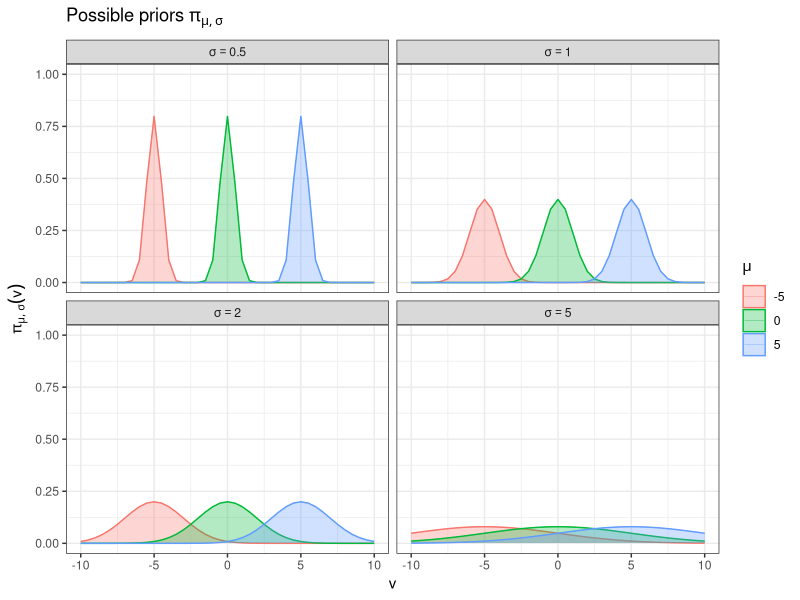
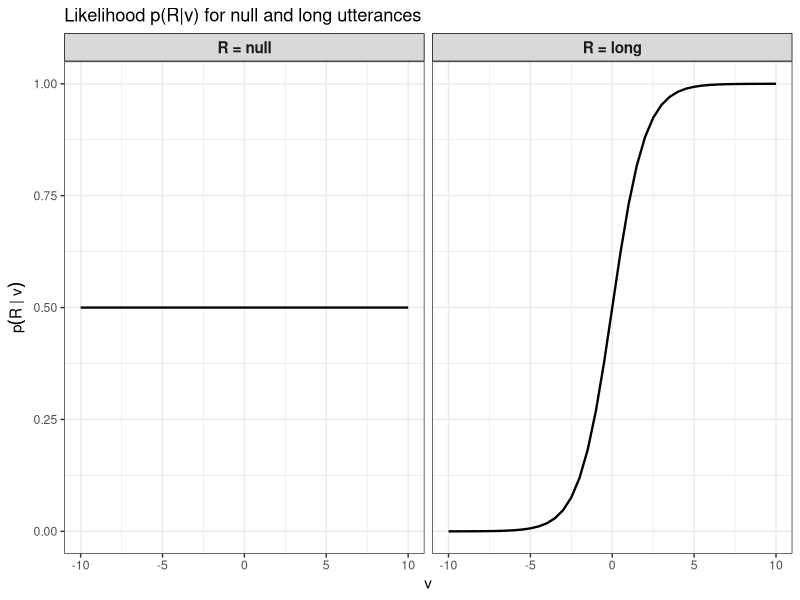
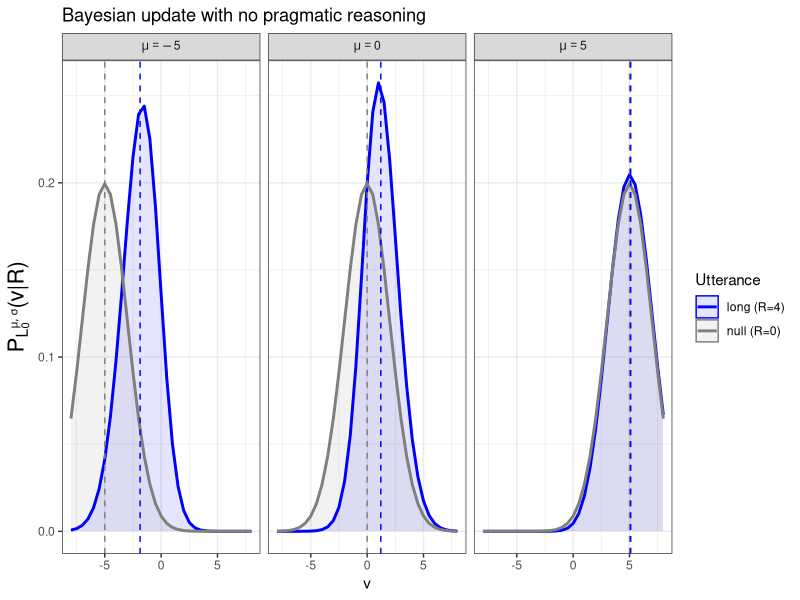
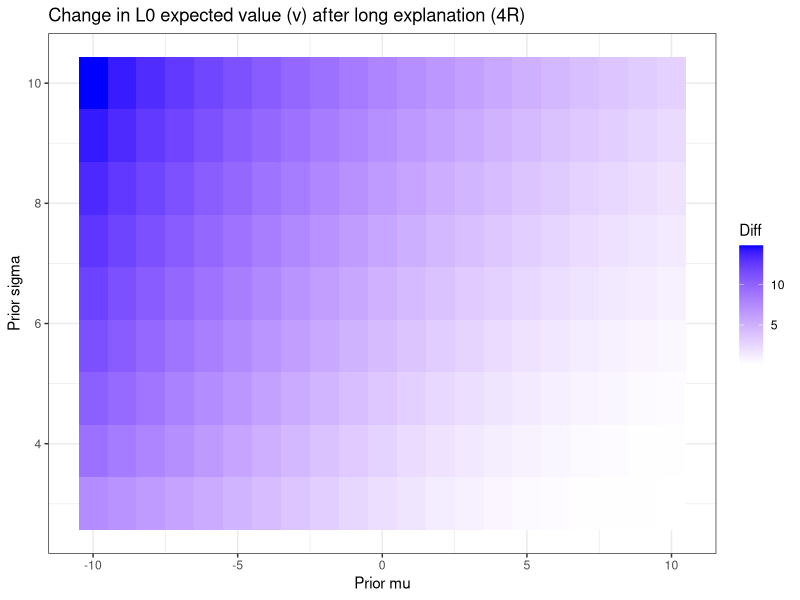
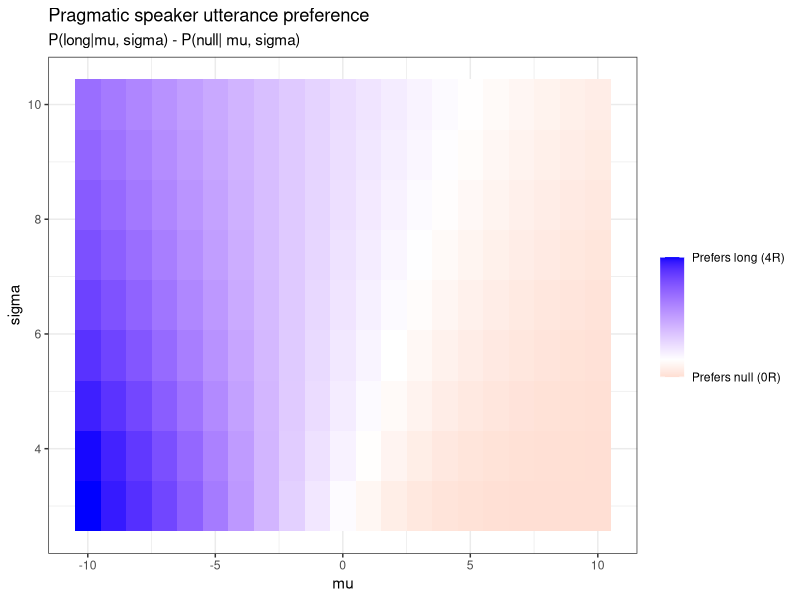
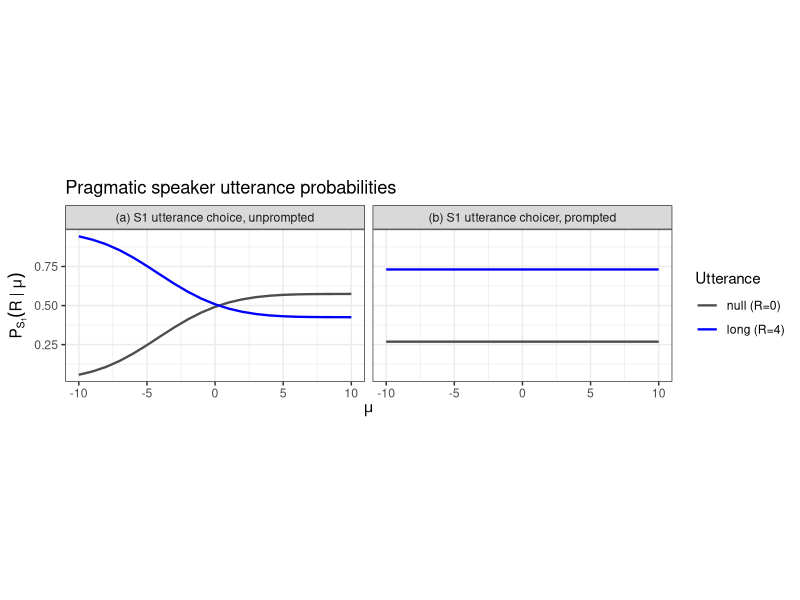
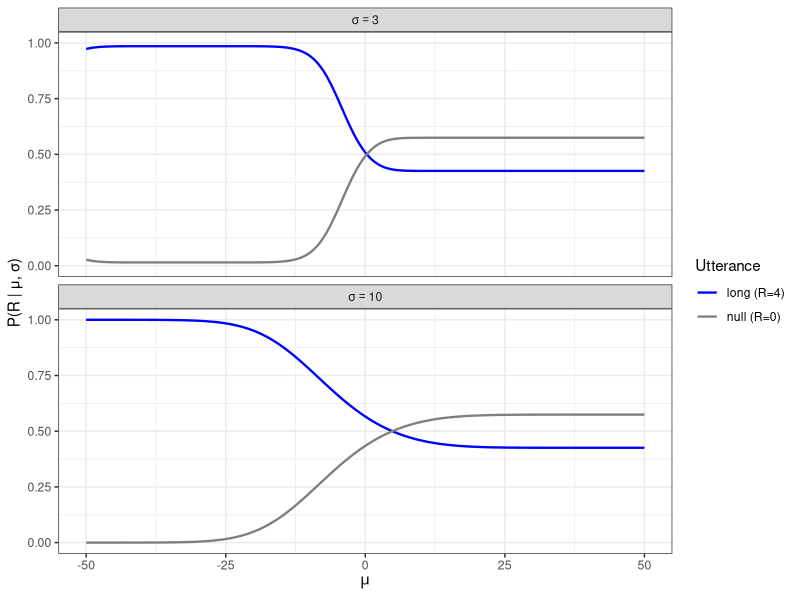
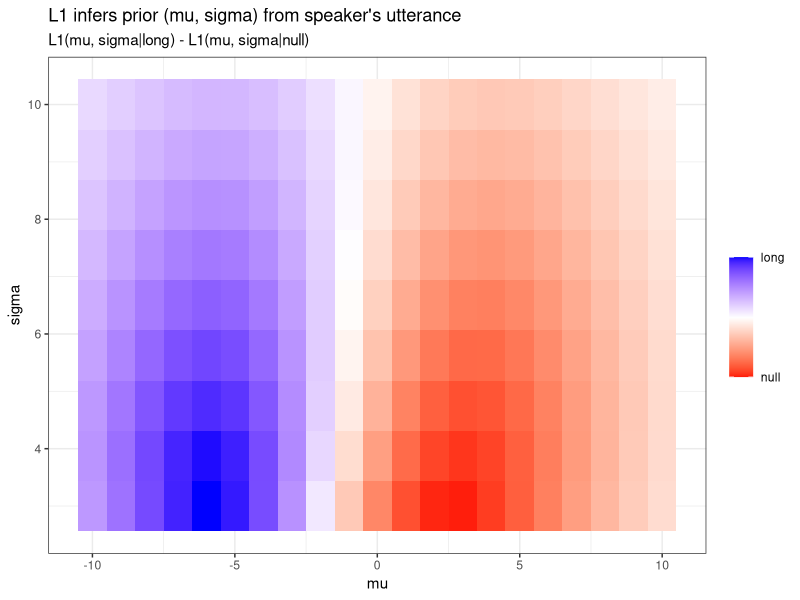

Generate these figures, in order, with R: (Note: this script raises an error after producing the figures.)
## ---- chunk 1

library(dplyr)
library(tidyr)
library(ggplot2)
## ---- chunk 2

#these ranges are chosen pretty arbitrarily

V_vals <- seq(-50, 50, length.out = 201) 
dV <- diff(V_vals)[1]

mu_vals <- seq(-50, 50, length.out = 201)
dMu <- diff(mu_vals)[1]
sample_mu_vals <- c(-5, 0, 5)

sigma_vals <- seq(3, 10, length.out = 9)
dSigma <- diff(sigma_vals)[1]


theta_vals <- seq(-10, 10, length.out = 5)
dTheta <- diff(theta_vals)[1]

cost <- c(null = 0, long = 0.3) 
alpha = 1
## ---- chunk 3

#beta replaced with normal
prior_L0 <- function(mu, sigma) {
  dnorm(V_vals, mu, sigma)
}

#i replaced the linear likelihood with logistic
#same principle as before but since i'm using a grid approximation for an unbounded scale rather than the unit interval now
#i want a bit of excess on either side of the peak so i dont clip the tails too much
#but if i add in that buffer, the linear likelihood is almost identical for values in the target range (ie the peak) when you norm it
#so i need something which will preserve that "monotonic increase" but steeper around the middle (ie sigmoid shape)

likelihood_L0 <- function(R) {
  if(R == "null") rep(0.5, length(V_vals)) else plogis(V_vals, scale =1) 
}

evidential <- function(mu, sigma, R) {
  prior <- prior_L0(mu, sigma)
  likelihood <- likelihood_L0(R)
  unnorm_posterior <- prior * likelihood
  norm <- sum(unnorm_posterior) * dV
  posterior <- unnorm_posterior / norm
  data.frame(V = V_vals, 
             Prior = prior, 
             Posterior = posterior,
             UnnormPosterior = unnorm_posterior,
             mu = mu, 
             sigma = sigma, 
             R = R)
}

#not sure if this is implemented correctly i just looked it up lol
kl_divergence <- function(p, q, eps = 1e-10) {
  mask <- p > 0
  sum(p[mask] * log(p[mask] / (q[mask] + eps))) * dV
}

## ---- chunk 4

#this is just for visualizing possible priors, not a model calculation
mus <- seq(-5, 5, length.out=3)
sigmas <- c(0.5, 1, 2, 5)

possible_priors <- do.call(rbind, lapply(sigmas, function(s)
  do.call(rbind, lapply(mus, function(m)
    data.frame(V = V_vals, P = dnorm(V_vals, m, s), mu = factor(m), sigma = factor(s))
  ))
))

ggplot(possible_priors, aes(x = V, y = P, color = mu, fill = mu)) +
  geom_line(linewidth = 0.1) +
  geom_area(alpha = 0.3, position = "identity")+
  labs(
    title = expression(paste("Possible priors ", pi[list(mu, sigma)])),
    x = "v",
    y = expression(pi[list(mu, sigma)](v)),
    color = expression(mu),
    fill = expression(mu)
  ) +
  theme_bw() +
  scale_x_continuous(limits = c(-10, 10))+
  scale_y_continuous(limits = c(0, 1)) +
  facet_wrap(~ sigma,ncol = 2,
             labeller = as_labeller(c("0.5" = "sigma==0.5", "1" = "sigma==1",
                  "2" = "sigma==2", "5" = "sigma==5"), label_parsed))

## ---- chunk 5



likelihood_data <- rbind(
  data.frame(v = V_vals, 
             likelihood = likelihood_L0("null"), 
             R = "R = null", 
             model = "Flat"),
  data.frame(v = V_vals, 
             likelihood = likelihood_L0(("long")), 
             R = "R = long", 
             model = "Logistic")
)

likelihood_data$R <- factor(likelihood_data$R, levels = c("R = null", "R = long"))

ggplot(likelihood_data, aes(x = v, y = likelihood)) +
  geom_line(linewidth = 0.8) +
  labs(
    title = "Likelihood p(R|v) for null and long utterances",
    x = "v",
    y = expression(p(R~"|"~v))
  ) +
  scale_y_continuous(limits = c(0, 1)) +
  scale_x_continuous(limits = c(-10, 10)) +
  facet_wrap(~ R, ncol = 2) +
  theme_bw() +
  theme(
    strip.background = element_rect(fill = "grey85", color = "black"),
    strip.text = element_text(size = 11, face = "bold")
  )
## ---- chunk 6

#literal listener plots
figure1_data <- lapply(sample_mu_vals, function(m) {
  evidential(m, 2, "long") %>%
    bind_rows() %>%
    mutate(sample_mu = m)
}) %>%
  bind_rows() %>%
  pivot_longer(cols = c("Prior", "Posterior"),
               names_to = "Distribution",
               values_to = "Prob")

posterior_means <- figure1_data %>%
  filter(Distribution == "Posterior") %>%
  group_by(sample_mu) %>%
  summarise(post_mean = sum(V * Prob) * dV, .groups = "drop")

figure1_plot <- ggplot(figure1_data,
                       aes(x = V, y = Prob,
                           fill = Distribution,
                           color = Distribution)) +
  geom_area(alpha = 0.1, position = "identity") +
  geom_line(linewidth = 1) +
  geom_vline(aes(xintercept = mu),
             linetype = "dashed",
             color = "gray50",
             linewidth = 0.5) +
  geom_vline(data = posterior_means,
             aes(xintercept = post_mean),
             linetype = "dashed",
             color = "blue",
             linewidth = 0.5) +
 facet_wrap(
  ~ sample_mu,
  labeller = as_labeller(
    function(x) paste0("mu == ", x),
    default = label_parsed
  )
)+
  scale_fill_manual(name = "Utterance", 
                    values = c("Prior" = "gray50", "Posterior" = "blue"),
                    labels = c("Prior" = "null (R=0)", "Posterior" = "long (R=4)")) +
  scale_color_manual(name = "Utterance", 
                     values = c("Prior" = "gray50", "Posterior" = "blue"),
                     labels = c("Prior" = "null (R=0)", "Posterior" = "long (R=4)")) +
  theme_bw() +
  labs(
    title = "Bayesian update with no pragmatic reasoning",
    x = "v",
    y = expression(paste(P[L[0]^list(mu, sigma)], "(v|R)"))
  ) +
  scale_x_continuous(limits = c(-8, 8)) +
  theme(
    axis.title.y = element_text(size = 16)
  )

print(figure1_plot)
## ---- chunk 7

L0_data <- lapply(mu_vals, function(m) 
            lapply(sigma_vals, function(s) evidential(m, s, "long"))) %>%
            bind_rows() %>%
            pivot_longer(cols = c("Prior", "Posterior"), names_to = "Distribution",values_to ="Prob")

L0_heatmap <- L0_data  %>%
  filter(Distribution == "Posterior") %>%
  group_by(mu, sigma) %>%
  summarise(post_mean = sum(V * Prob)*dV, .groups = "drop") %>%
  mutate(delta_means = post_mean - mu) %>% 
  filter(mu %in% seq(-10, 10, length.out=21)) 


ggplot(L0_heatmap, aes(x = mu, y = sigma, fill = delta_means)) +
  geom_tile() +
  scale_fill_gradient2(low = "red", mid = "white", high = "blue", midpoint = 0) +
  labs(title = "Change in L0 expected value (v) after long explanation (4R)", x = "Prior mu", y = "Prior sigma", fill = "Diff") +
  theme_bw() 
## ---- chunk 8
#just caching the lookups since this takes a bit long to run 

L0_array_null <- array(sapply(sigma_vals, function(s)
                        sapply(mu_vals, function(m)
                        evidential(m, s, "null")$Posterior)),
  dim = c(length(V_vals), length(mu_vals), length(sigma_vals)),
  dimnames = list(V = V_vals, mu = mu_vals, sigma = sigma_vals)
)

L0_array_long <- array(sapply(sigma_vals, function(s)
                        sapply(mu_vals, function(m)
                        evidential(m, s, "long")$Posterior)),
  dim = c(length(V_vals), length(mu_vals), length(sigma_vals)),
  dimnames = list(V = V_vals, mu = mu_vals, sigma = sigma_vals))

mu_sigma_grid <- expand.grid(
  mu_j = 1:length(mu_vals), 
  sigma_k = 1:length(sigma_vals)
)

mu_sigma_grid$mu <- mu_vals[mu_sigma_grid$mu_j]
mu_sigma_grid$sigma <- sigma_vals[mu_sigma_grid$sigma_k]
## ---- chunk 9

s_probs <- mapply(function(j, k) {
  
  #integral
  # p_null <- sum(L0_array_null[V_vals > 5, j, k]) * dV
  # p_long <- sum(L0_array_long[V_vals > 5, j, k]) * dV
  # 
  #informativity 
  inf_null <- 0
  inf_long <- kl_divergence(L0_array_long[, j, k], L0_array_null[, j, k])
  # inf_null <- log(p_null + 1e-10)
  # inf_long <- log(p_long + 1e-10)
  
  #utility
  util_null <- inf_null - cost["null"]
  util_long <- inf_long - cost["long"]
  
  util_null_prompt <- 0
  util_long_prompt <- 1

  #softmax
  null_numer <- exp(alpha * util_null)
  long_numer <- exp(alpha * util_long)
  denom <- null_numer + long_numer
  
  #softmax prompted
  null_numer_prompt <- exp(alpha * util_null_prompt)
  long_numer_prompt <- exp(alpha * util_long_prompt)
  denom_prompt <- null_numer_prompt + long_numer_prompt
  
  c(
    null_unprompted = null_numer / denom,
    long_unprompted = long_numer / denom,
    null_prompted   = null_numer_prompt / denom_prompt,
    long_prompted   = long_numer_prompt / denom_prompt
  )
  
}, mu_sigma_grid$mu_j, mu_sigma_grid$sigma_k)

mu_sigma_grid$prob_null_unprompted <- s_probs[1, ]
mu_sigma_grid$prob_long_unprompted <- s_probs[2, ]
mu_sigma_grid$prob_null_prompted   <- s_probs[3, ]
mu_sigma_grid$prob_long_prompted   <- s_probs[4, ]
## ---- chunk 10

speaker_plot <- mu_sigma_grid %>%
  mutate(diff = prob_long_unprompted - prob_null_unprompted) %>%
  filter(mu %in% seq(-10, 10, length.out=21)) 

ggplot(speaker_plot, aes(x = mu, y = sigma, fill = diff)) +
  geom_tile() +
  scale_fill_gradient2(
    low = "red", mid = "white", high = "blue", midpoint = 0,
    breaks = c(min(speaker_plot$diff), 0, max(speaker_plot$diff)),
    labels = c("Prefers null (0R)", "", "Prefers long (4R)")
  ) +
  labs(
    title = "Pragmatic speaker utterance preference",
    subtitle = "P(long|mu, sigma) - P(null| mu, sigma)",
    x = "mu", y = "sigma", fill = ""
  ) +
  theme_bw()
## ---- chunk 11
speaker_data <- mu_sigma_grid %>%
  pivot_longer(
    cols = starts_with("prob_"),
    names_to = c("Utterance", "Panel"),
    names_pattern = "prob_(.*)_(.*)",
    values_to = "Prob"
  )
speaker_data <- speaker_data %>%
  mutate(
    Utterance = factor(Utterance, levels = c("null", "long")),
    Panel = factor(Panel, levels = c("unprompted", "prompted"))
  ) %>%
  filter(mu %in% seq(-10, 10, length.out=21)) %>%
  filter(sigma==3)
figure2_plot <- ggplot(speaker_data,
                       aes(x = mu, y = Prob, color = Utterance)) +
  geom_line(linewidth = 0.8) +
  facet_wrap(~ Panel, 
      labeller = as_labeller(c(
      unprompted = "(a) S1 utterance choice, unprompted",
      prompted   = "(b) S1 utterance choicer, prompted"
    ))) +
  scale_color_manual(
    values = c(null = "gray30", long = "blue"),
    labels = c(null = "null (R=0)", long = "long (R=4)")
  ) +
  theme_bw() +
  labs(
    title = "Pragmatic speaker utterance probabilities",
    x = expression(mu),
    y = expression(P[S[1]](R ~ "|" ~ mu))
  ) +
  theme(aspect.ratio = 0.508)
print(figure2_plot)
## ---- chunk 12

speaker_mu_data <- mu_sigma_grid %>%
  filter(sigma_vals[sigma_k] %in% c(3, 10)) %>%
  mutate(sigma = sigma_vals[sigma_k]) %>%
  pivot_longer(cols = c("prob_null_unprompted", "prob_long_unprompted"),
               names_to = "Utterance", values_to = "Probability") %>%
  mutate(Utterance = recode(Utterance, "prob_null_unprompted" = "null", "prob_long_unprompted" = "long"))

speaker_mu_plot <- ggplot(speaker_mu_data, aes(x = mu_vals[mu_j], y = Probability, color = Utterance)) +
  geom_line(linewidth = 0.8) +
  facet_wrap(~ sigma, ncol = 1, labeller = as_labeller(
    function(x) paste0("sigma == ", x), default = label_parsed)) +
  scale_color_manual(name = "Utterance",
                     values = c("null" = "gray50", "long" = "blue"),
                     labels = c("null" = "null (R=0)", "long" = "long (R=4)")) +
  labs(x = expression(mu), y = "P(R | μ, σ)") +
  theme_bw()

print(speaker_mu_plot)
## ---- chunk 13

mean_mu = 0.5
mean_sigma = 2
  
hyperprior_mu <- dnorm(mu_vals, 0, 5)
p_mu <- hyperprior_mu[mu_sigma_grid$mu_j]
p_mu <- p_mu / (sum(p_mu) * dMu)

hyperprior_sigma <- dnorm(sigma_vals, 5, 5)
p_sigma <- hyperprior_sigma[mu_sigma_grid$sigma_k]
p_sigma <- p_sigma / (sum(p_sigma) * dSigma)


#L1(mu, sigma|R) = speaker choice probs * hyperpriors
joint_null_unnorm_unprompted <- mu_sigma_grid$prob_null_unprompted * p_mu * p_sigma 
joint_long_unnorm_unprompted <- mu_sigma_grid$prob_long_unprompted * p_mu * p_sigma 

mu_sigma_grid$joint_null_unprompted <- joint_null_unnorm_unprompted / (sum(joint_null_unnorm_unprompted) * dMu * dSigma)
mu_sigma_grid$joint_long_unprompted <- joint_long_unnorm_unprompted / (sum(joint_long_unnorm_unprompted) * dMu * dSigma)
mu_sigma_grid$joint_diff_unprompted <- mu_sigma_grid$joint_long_unprompted - mu_sigma_grid$joint_null_unprompted

joint_null_unnorm_prompted <- mu_sigma_grid$prob_null_prompted * p_mu * p_sigma 
joint_long_unnorm_prompted <- mu_sigma_grid$prob_long_prompted * p_mu * p_sigma 

mu_sigma_grid$joint_null_prompted <- joint_null_unnorm_prompted / (sum(joint_null_unnorm_prompted) * dMu * dSigma)
mu_sigma_grid$joint_long_prompted <- joint_long_unnorm_prompted / (sum(joint_long_unnorm_prompted) * dMu * dSigma)
mu_sigma_grid$joint_diff_prompted <- mu_sigma_grid$joint_long_prompted - mu_sigma_grid$joint_null_prompted

## ---- chunk 14
mu_sigma_grid %>%
  filter(mu %in% seq(-10, 10, length.out=21)) %>%
  ggplot(aes(x = mu, y = sigma, fill = joint_diff_unprompted)) +
    geom_tile() +
    scale_fill_gradient2(
    low = "red", mid = "white", high = "blue", midpoint = 0,
    breaks = c(min(mu_sigma_grid$joint_diff_unprompted), 0, max(mu_sigma_grid$joint_diff_unprompted)),
    labels = c("null", "", "long"),
    limits = c(min(mu_sigma_grid$joint_diff_unprompted), max(mu_sigma_grid$joint_diff_unprompted)))+
    labs(title = "L1 infers prior (mu, sigma) from speaker's utterance", x = "mu", y = "sigma", fill = "",
         subtitle= "L1(mu, sigma|long) - L1(mu, sigma|null)") +
    theme_bw()
## ---- chunk 15
L1_part1 <- mu_sigma_grid %>%
  pivot_longer(
    cols = c(
      joint_null_unprompted, joint_long_unprompted,
      joint_null_prompted, joint_long_prompted
    ),
    names_to = c("Type", "Panel"),
    names_pattern = "joint_(.*)_(.*)",
    values_to = "Prob"
  ) %>%
  mutate(
    Type = factor(Type, levels = c("null", "long")),
    Panel = factor(Panel, levels = c("unprompted", "prompted"))
  ) %>%
  filter(sigma==3) %>%
  filter(mu %in% seq(-10, 10, length.out=21))


L1_part1_plot <- ggplot(
  L1_part1,
  aes(x = mu, y = Prob, color = Type, fill = Type)
) +
  geom_area(alpha = 0.1, position = "identity") +
  geom_line(linewidth = 0.9) +

  scale_color_manual(
    name = "Utterance",
    values = c(null = "grey50", long = "blue"),
    labels = c(null = "null (R=0)", long = "long (R=4)")
  ) +

  scale_fill_manual(
    name = "Utterance",
    values = c(null = "gray50", long = "blue"),
    labels = c(null = "null (R=0)", long = "long (R=4)")
  ) +

  facet_wrap(
    ~ Panel,
    nrow = 1,
    labeller = as_labeller(c(
      unprompted = "(a) L1 inferred prior, unprompted",
      prompted   = "(b) L1 inferred prior, prompted"
    ))
  ) +

  theme_bw() +
  labs(
    x = expression(mu),
    y = expression(paste(P[L1], "(", mu, "|R)")),
    title = "Pragmatic listener inferred prior mean (fixed sigma=3)"
  ) +
  theme(aspect.ratio = 0.508)

print(L1_part1_plot)
## ---- chunk 16

L1_mu_data <- mu_sigma_grid %>%
  filter(sigma_vals[sigma_k] %in% c(2, 50)) %>%
  pivot_longer(cols = c("joint_null", "joint_long"), 
               names_to = "Utterance", values_to = "Density") %>%
  mutate(sigma = sigma_vals[sigma_k],
         Utterance = recode(Utterance, "joint_null" = "null", "joint_long" = "long")) %>%
  group_by(sigma, Utterance) %>%
  mutate(Density = Density / (sum(Density) * dMu)) %>%
  ungroup()

L1_mu_means <- L1_mu_data %>%
  group_by(sigma, Utterance) %>%
  summarise(mean_mu = sum(mu_vals[mu_j] * Density) * dMu, .groups = "drop")

L1_mu_plot <- ggplot(L1_mu_data, aes(x = mu_vals[mu_j], y = Density, color = Utterance, fill = Utterance)) +
  geom_area(alpha = 0.1, position = "identity") +
  geom_line(linewidth = 0.8) +
  facet_wrap(~ sigma, ncol = 1) +
  labs(x = expression(mu), y = "Density") +
  theme_bw() +
  scale_fill_manual(name = "Utterance", 
                    values = c("null" = "gray50", "long" = "blue"),
                    labels = c("null" = "null (R=0)", "long" = "long (R=4)")) +
  scale_color_manual(name = "Utterance", 
                     values = c("null" = "gray50", "long" = "blue"),
                     labels = c("null" = "null (R=0)", "long" = "long (R=4)")) +
  scale_x_continuous(limits = c(-10, 10))
print(L1_mu_plot)
## ---- chunk 17

L0_matrix_null <- matrix(
  vapply(seq_along(sigma_vals), function(k)
    vapply(seq_along(mu_vals), function(j)
      evidential(mu_vals[j], sigma_vals[k], "null")$Posterior,
      numeric(length(V_vals))),
    numeric(length(V_vals) * length(mu_vals))),
  nrow = length(V_vals)
)

L0_matrix_long <- matrix(
  vapply(seq_along(sigma_vals), function(k)
    vapply(seq_along(mu_vals), function(j)
      evidential(mu_vals[j], sigma_vals[k], "long")$Posterior,
      numeric(length(V_vals))),
    numeric(length(V_vals) * length(mu_vals))),
  nrow = length(V_vals)
)
## ---- chunk 18
hyperparams <- expand.grid(mean_mu = seq(-10, 10, length.out=21), mean_sigma = seq(3,10, length.out=9))

all_joints_long_unprompted <- sapply(seq_len(nrow(hyperparams)), function(i) {
  hyperprior_mu <- dnorm(mu_vals, hyperparams$mean_mu[i], 8)
  p_mu <- hyperprior_mu[mu_sigma_grid$mu_j]
  p_mu <- p_mu / (sum(p_mu) * dMu)
  
  hyperprior_sigma <- dnorm(sigma_vals, hyperparams$mean_sigma[i], 2)
  p_sigma <- hyperprior_sigma[mu_sigma_grid$sigma_k]
  p_sigma <- p_sigma / (sum(p_sigma) * dSigma)
  
  w <- mu_sigma_grid$prob_long_unprompted * p_mu * p_sigma
  w / (sum(w) * dMu * dSigma)
})

all_joints_null_unprompted <- sapply(seq_len(nrow(hyperparams)), function(i) {
  hyperprior_mu <- dnorm(mu_vals, hyperparams$mean_mu[i], 8)
  p_mu <- hyperprior_mu[mu_sigma_grid$mu_j]
  p_mu <- p_mu / (sum(p_mu) * dMu)
  
  hyperprior_sigma <- dnorm(sigma_vals, hyperparams$mean_sigma[i], 2)
  p_sigma <- hyperprior_sigma[mu_sigma_grid$sigma_k]
  p_sigma <- p_sigma / (sum(p_sigma) * dSigma)
  
  w <- mu_sigma_grid$prob_null_unprompted * p_mu * p_sigma
  w / (sum(w) * dMu * dSigma)
})

# single matrix multiply for all hyperparams at once
p_V_long_all_unprompted <- (L0_matrix_long %*% all_joints_long_unprompted) * dMu * dSigma
p_V_null_all_unprompted <- (L0_matrix_null %*% all_joints_null_unprompted) * dMu * dSigma

p_V_long_all_unprompted <- sweep(p_V_long_all_unprompted, 2, colSums(p_V_long_all_unprompted), "/")
p_V_null_all_unprompted <- sweep(p_V_null_all_unprompted, 2, colSums(p_V_null_all_unprompted), "/")

EV_df_unprompted <- data.frame(
  mu = hyperparams$mean_mu,
  sigma = hyperparams$mean_sigma,
  EV_null_unprompted = colSums(V_vals * p_V_null_all_unprompted) * dV,
  EV_long_unprompted = colSums(V_vals * p_V_long_all_unprompted) * dV
)

ev_plot <- EV_df %>%
  mutate(EV_diff = EV_long- EV_null)

ggplot(ev_plot, aes(x = mu, y = sigma, fill = EV_diff)) +
    geom_tile() +
    scale_fill_gradient2(
      low = "red", mid = "white", high = "blue", midpoint = 0,
      breaks = c(min(ev_plot$EV_diff), 0, max(ev_plot$EV_diff)),
      labels = c("Prefers null", "", "Prefers long"),
      limits = c(min(ev_plot$EV_diff), max(ev_plot$EV_diff))
    ) +
    labs(title = "L1 expected value differential, for various hyperpriors", x = "mu", y = "sigma", fill = "",
         subtitle="EV[long] = EV[null]") +
  theme_bw()
## ---- chunk 19
all_joints_long_prompted <- sapply(seq_len(nrow(hyperparams)), function(i) {
  hyperprior_mu <- dnorm(mu_vals, hyperparams$mean_mu[i], 8)
  p_mu <- hyperprior_mu[mu_sigma_grid$mu_j]
  p_mu <- p_mu / (sum(p_mu) * dMu)
  
  hyperprior_sigma <- dnorm(sigma_vals, hyperparams$mean_sigma[i], 2)
  p_sigma <- hyperprior_sigma[mu_sigma_grid$sigma_k]
  p_sigma <- p_sigma / (sum(p_sigma) * dSigma)
  
  w <- mu_sigma_grid$prob_long_prompted * p_mu * p_sigma
  w / (sum(w) * dMu * dSigma)
})

all_joints_null_prompted <- sapply(seq_len(nrow(hyperparams)), function(i) {
  hyperprior_mu <- dnorm(mu_vals, hyperparams$mean_mu[i], 8)
  p_mu <- hyperprior_mu[mu_sigma_grid$mu_j]
  p_mu <- p_mu / (sum(p_mu) * dMu)
  
  hyperprior_sigma <- dnorm(sigma_vals, hyperparams$mean_sigma[i], 2)
  p_sigma <- hyperprior_sigma[mu_sigma_grid$sigma_k]
  p_sigma <- p_sigma / (sum(p_sigma) * dSigma)
  
  w <- mu_sigma_grid$prob_null_prompted * p_mu * p_sigma
  w / (sum(w) * dMu * dSigma)
})

# single matrix multiply for all hyperparams at once
p_V_long_all_prompted <- (L0_matrix_long %*% all_joints_long_prompted) * dMu * dSigma
p_V_null_all_prompted <- (L0_matrix_null %*% all_joints_null_prompted) * dMu * dSigma

p_V_long_all_prompted <- sweep(p_V_long_all_prompted, 2, colSums(p_V_long_all_prompted), "/")
p_V_null_all_prompted <- sweep(p_V_null_all_prompted, 2, colSums(p_V_null_all_prompted), "/")

EV_df_prompted <- data.frame(
  mu = hyperparams$mean_mu,
  sigma = hyperparams$mean_sigma,
  EV_null_prompted = colSums(V_vals * p_V_null_all_prompted) * dV,
  EV_long_prompted = colSums(V_vals * p_V_long_all_prompted) * dV
)
## ---- chunk 20

posterior <- rbind(
  data.frame(V = V_vals, Prob = p_V_null_all_unprompted[,74], Utterance = "null"),
  data.frame(V = V_vals, Prob = p_V_long_all_unprompted[74], Utterance = "long"),
  data.frame(V = V_vals, Prob = p_V_null_all_prompted[,74], Utterance = "null_prompt"),
  data.frame(V = V_vals, Prob = p_V_long_all_prompted[,74], Utterance = "long_prompt")
)

posterior <- posterior %>%
  mutate(
    Type = if_else(grepl("^null", Utterance), "null", "long"),
    Panel = if_else(Utterance %in% c("null", "long"),
                    "unprompted", "prompted")
  ) 

pm <- posterior %>%
  group_by(Utterance) %>%
  summarize(mean = sum(V * Prob) * dV, .groups = "drop")

pm <- pm %>%
  mutate(
    Type = if_else(grepl("^null", Utterance), "null", "long"),
    Panel = if_else(Utterance %in% c("null", "long"),
                    "unprompted", "prompted")
  )

posterior$Panel <- factor(posterior$Panel,
                          levels = c("unprompted", "prompted"))

pm$Panel <- factor(pm$Panel,
                   levels = c("unprompted", "prompted"))

posterior_plot <- ggplot(posterior, aes(x = V, y = Prob, color = Type, fill = Type)) +
  geom_area(alpha = 0.1, position = "identity") + 
  geom_line(size = 0.9) +
  geom_vline(data = pm,
             aes(xintercept = mean, color = Type),
             linetype = "dashed",
             linewidth = 0.6) +
  scale_fill_manual(values = c("null" = "gray50", "long" = "blue"),
                    labels = c("null" = "null (R=0)", "long" = "long (R=4)"), name="Utterance") +
  scale_color_manual(values = c("null" = "gray50", "long" = "blue"),
                     labels = c("null" = "null (R=0)", "long" = "long (R=4)"), name="Utterance") +
  facet_wrap(~ Panel, nrow = 1,
             labeller = as_labeller(c(
               unprompted = "(a) L1 posterior, unprompted",
               prompted = "(b) L1 posterior, prompted"))) +
  theme_bw() +
  theme(aspect.ratio = .508) +

  labs(x = "v", y = expression(paste(P[L1], "(v|R)"     )), title = "Pragmatic listener posterior distribution, for hyperprior N(0,5)" )+
  scale_x_continuous(limits = c(-10, 10))

print(posterior_plot)
